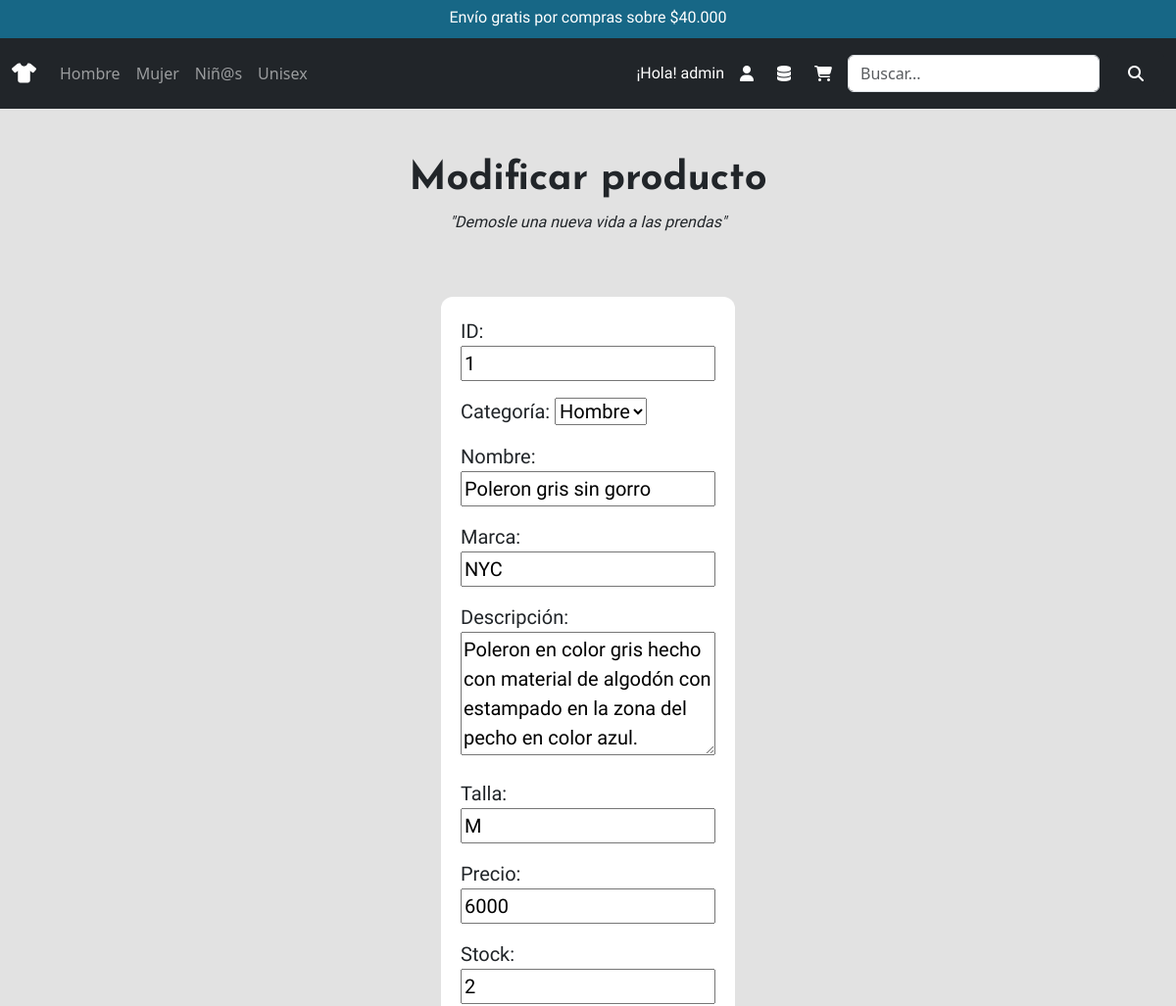
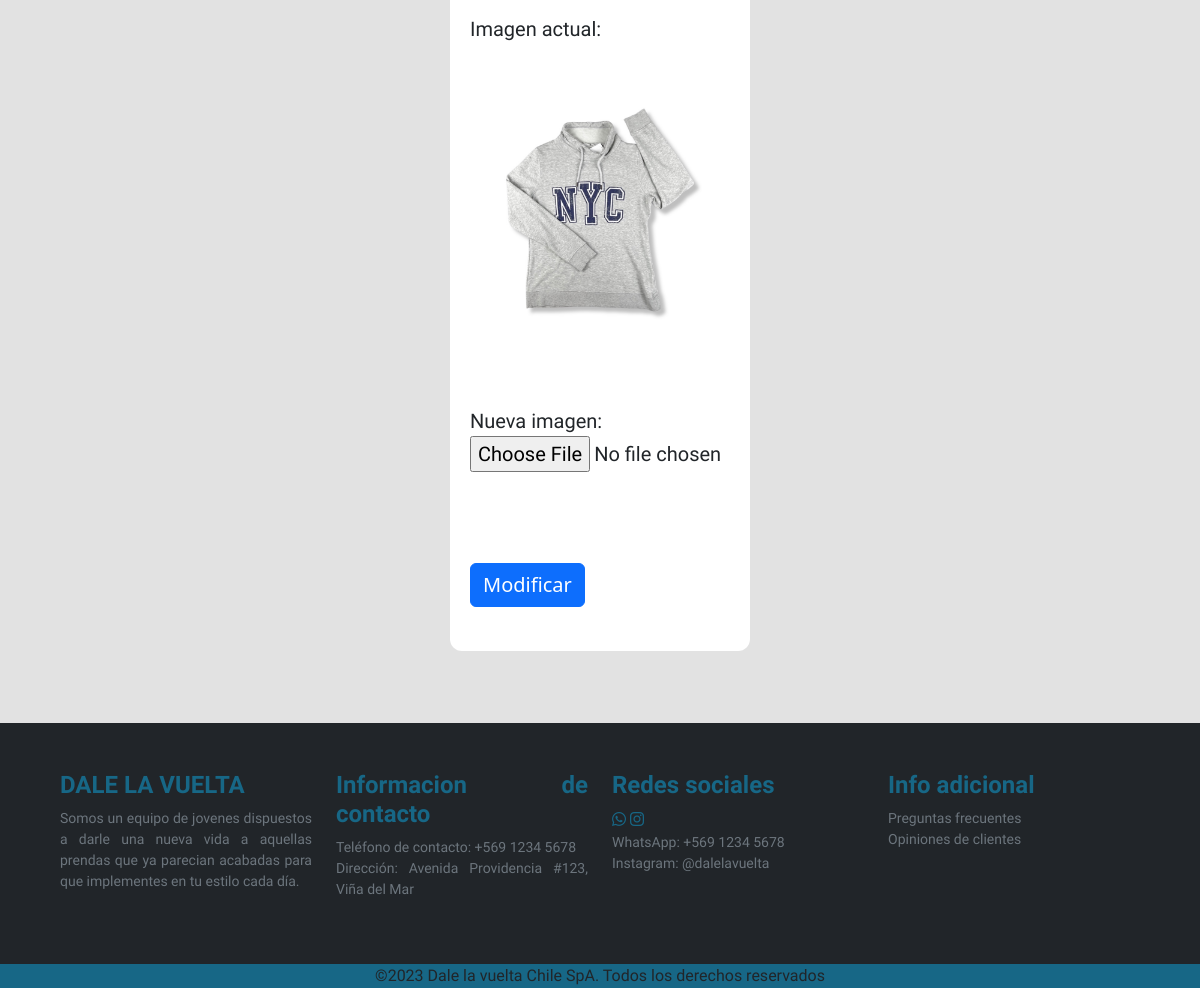
Page /producto_find/1 (signed in) on the committed database (2 pictures, top to bottom).
### venta/models.py (models this page shows, shortened)
class Producto(models.Model):
    id_producto     = models.BigAutoField(db_column='idProducto', primary_key=True)
    id_categoria    = models.ForeignKey('Categoria', on_delete=models.CASCADE, db_column='idCategoria')
    nombre          = models.CharField(max_length=25)
    marca           = models.CharField(max_length=25)
    descripcion     = models.CharField(max_length=200)
    talla           = models.CharField(max_length=4)
    precio          = models.IntegerField()
    stock           = models.IntegerField()
    imagen          = models.ImageField(upload_to='productos/', null=True)

### venta/views.py (the view)
# urls.py: path("producto_find/<str:pk>", views.producto_find, name="producto_find"),
@staff_member_required
def producto_find(request,pk):
    if pk != "":
        producto = Producto.objects.get(id_producto=pk)
        lista_categorias = Categoria.objects.all()
        context = {"producto":producto, "categorias":lista_categorias}
        return render(request,'venta/producto_edit.html', context)
    else:
        mensaje = "El producto NO existe"
        context = {"mensaje":mensaje}
        return render(request,'venta/producto_mod.html', context)

### venta/templates/venta/producto_edit.html (shortened to what this page needs)
{% load static %}
<!DOCTYPE html>
<html lang="es">
<head>
    <link href="https://cdn.jsdelivr.net/npm/bootstrap@5.3.0-alpha2/dist/css/bootstrap.min.css" rel="stylesheet">
    <link rel="stylesheet" href="{% static 'venta/css/style.css' %}">
</head>
<body>
    <section>
        <header>
            <div>
                <div id="header" class="carousel slide" data-bs-ride="carousel">
                    <div id="fuente-header" class="carousel-inner">
                        <div class="carousel-item active">
                            <h6 class="text-center p-1 pt-2">Envío gratis por compras sobre $40.000</h6>
                        </div>
                    </div>
                </div>
            </div>
            <div class="container-fluid p-0">
                <nav class="navbar navbar-expand-sm navbar-dark bg-dark">
                    <div class="container-fluid">
                        <a class="navbar-brand" href="{% url 'index' %}"><i class="fa-solid fa-shirt"></i></a>
                        <div class="collapse navbar-collapse" id="mynavbar">
                            <ul class="navbar-nav me-auto">
                                <li class="nav-item">
                                    <a class="nav-link" href="{% url 'hombre' %}" id="linkHombre">Hombre</a>
                                </li>
                                <li class="nav-item">
                                    <a class="nav-link" href="{% url 'mujer' %}" id="linkMujer">Mujer</a>
                                </li>
                                <li class="nav-item">
                                    <a class="nav-link" href="{% url 'infantil' %}" id="linkInfantil">Niñ@s</a>
                                </li>
                                <li class="nav-item">
                                    <a class="nav-link" href="{% url 'unisex' %}" id="linkUnisex">Unisex</a>
                                </li>
                            </ul>
                            <div class="d-flex align-items-center text-white">
                                {% if user.is_authenticated %}
                                    <p class="d-flex pt-3 me-2">¡Hola! {{user.username}}</p>
                                    <a class="rounded me-3" href="{% url 'usuario' %}"><i class="fa-solid fa-user p-2 text-white"></i></a>
                                    {% if user.is_staff %}
                                        <a class="rounded me-3" href="{% url 'producto_mod' %}"><i class="fa-solid fa-database text-white"></i></a>
                                    {% endif %}
                                {% else %}
                                    <a class="rounded me-2" href="{% url 'login' %}"><i class="fa-solid fa-user p-2 text-white"></i></a>
                                {% endif %}
                                <a class="rounded me-2" href="{% url 'carrito' %}"><i class="fa-solid fa-cart-shopping p-2 text-white"></i></a>
                            </div>
                            <form class="d-flex align-items-center" action="{% url 'producto_search' %}" method="GET">
                                <input class="form-control me-2" type="search" placeholder="Buscar..." name="prodbuscar">
                                <button type="submit" class="btn btn-dark">
                                    <i class="fa-solid fa-magnifying-glass p-2 text-white"></i>
                                </button>
                            </form>
                        </div>
                    </div>
                </nav>
            </div>
        </header>
        <div id="fuente-titulo" class="p-5 text-center">
            <h1 class="fw-bold fs">Modificar producto</h1>
            <p class="fst-italic">"Demosle una nueva vida a las prendas"</p>
        </div>
        <div class="container login w-25">
            {% if producto %}
                <form action="{% url 'producto_update' %}" method="POST" enctype="multipart/form-data">
                    <p>ID: <br><input class="w-100" type="number" name = "idprod" value="{{producto.id_producto}}" readonly></p>
                    <p>Categoría: <select name="categoria">
                        {% for i in categorias %}
                            {% if i.descripcion == producto.id_categoria.descripcion%}
                                <option value="{{i.id_categoria}}" selected>{{i.descripcion}}</option>
                            {% else %}
                                <option value="{{i.id_categoria}}">{{i.descripcion}}</option>
                            {% endif %}
                        {% endfor %}
                    </select></p>
                    <p>Nombre: <br><input class="w-100" type="text" name = "nombre" maxlength="25" value="{{producto.nombre}}"></p>
                    <p>Marca: <br><input class="w-100" type="text" name = "marca" maxlength="25" value="{{producto.marca}}"></p>
                    <p>Descripción: <br><textarea name="descripcion" class="w-100" maxlength="200" cols="20" rows="4" placeholder="{{producto.descripcion}}" value="">{{producto.descripcion}}</textarea></p>
                    <p>Talla: <br><input class="w-100" type="text" name = "talla" maxlength="4" value="{{producto.talla}}"></p>
                    <p>Precio: <br><input class="w-100" type="number" name = "precio" value="{{producto.precio}}"></p>
                    <p>Stock: <br><input class="w-100" type="number" name = "stock" value="{{producto.stock}}"></p>
                    <p>Imagen actual:
                        <div class="text-center">
                            <img src="{{producto.imagen.url}}" alt="product_image" width="240" height="300" class=" justify-content-center">
                        </div>
                    </p>
                    <br>
                    <p>Nueva imagen: <input class="w-100" type="file" name="imagen"></p>
                    <br>
                    <br>
                    <input class="btn btn-primary" type="submit" value="Modificar">
                </form>
            {% endif %}
            <br>
        </div>
        <br>
        <br>
        <br>
        <footer id="fuente-footer" class="row p-5 ancho-total m-0">
            <div class="col-xs-12 col-md-6 col-lg-3">
                <h4 class="fw-bold">DALE LA VUELTA</h4>
                <p class="m-0 small text-secondary">Somos un equipo de jovenes dispuestos a darle una nueva vida a aquellas prendas que ya parecian acabadas para que implementes en tu estilo cada día.</p>
            </div>
            <div class="col-xs-12 col-md-6 col-lg-3">
                <h4 class="fw-bold">Informacion de contacto</h4>
                <p class="m-0 small text-secondary">Teléfono de contacto: +569 1234 5678</p>
                <p class="small text-secondary">Dirección: Avenida Providencia #123, Viña del Mar</p>
            </div>
            <div class="col-xs-12 col-md-6 col-lg-3">
                <h4 class="fw-bold">Redes sociales</h4>
                <i id="animacion" class="fa-brands fa-whatsapp pe-1 animacion"></i><i class="fa-brands fa-instagram animacion"></i>
                <p class="m-0 small text-secondary">WhatsApp: +569 1234 5678</p>
                <p class="small text-secondary">Instagram: @dalelavuelta</p>
            </div>
            <div class="col-xs-12 col-md-6 col-lg-3">
                <h4 class="fw-bold">Info adicional</h4>
                <p class="m-0 small text-secondary animacion">Preguntas frecuentes</p>
                <p class="small text-secondary animacion">Opiniones de clientes</p>
            </div>
        </footer>
        <div class="container-fluid text-center color-footer">
            <p class="m-0">©2023 Dale la vuelta Chile SpA. Todos los derechos reservados</p>
        </div>
    </section>
</body>
</html>

### venta/static/venta/CSS/style.css (style rules this page uses)
* { margin: 0; }
body { background-color: #e2e2e2; width: 100%; }
header { background-color: #176786; height: 15%; width: 100%; }
footer { background-color: #212529; height: 10%; }
p { font-family: 'Assistant', sans-serif; }
#fuente-header { font-family: 'Signika', sans-serif; color: #ffffff; }
#fuente-titulo { font-family: 'Josefin Sans', sans-serif; }
#fuente-footer { font-family: 'Signika', sans-serif; color: #176786; text-align: justify; }
.color-footer { background-color: #176786; }
.ancho-total { width: 100%; }
.login { width: 360px; height: min-content; padding: 20px; border-radius: 12px; background: #ffffff; }
.login form { font-size: 20px; }
.login form input[type="submit"] { font-size: 20px; margin-top: 15px; }

### rows in the picture
Producto: idprod "1", nombre "Poleron gris sin gorro", marca "NYC", descripcion "Poleron en color gris hecho con material de algodón con estampado en la zona del pecho en color azul.", talla "M", precio "6000", stock "2", imagen (picture)

### other values in the picture
{{ user.username }} "admin"
form field categoria "Hombre"
